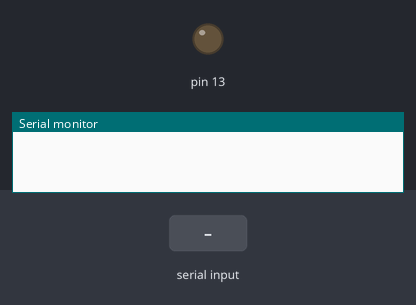
The sketch below on a simulated Arduino Uno, built with avr-gcc and run on an emulated ATmega328P. Shown: output pins drawn as LEDs (lit = HIGH), the last lines printed to the serial monitor. The test bench sets the inputs (shaded band).

Above: at 1.2 s.
1.3 s: "red" received over Serial
At 2.2 s:
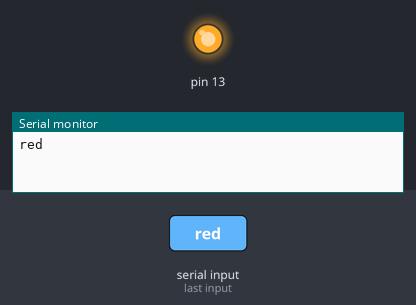
2.8 s: "green" received over Serial
4.3 s: "blue" received over Serial
Timing chart, 0 to 7.3 s (numbered marks = the images above; inputs shaded):
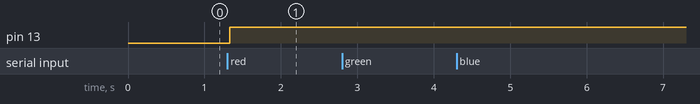

The sketch:

sketch_may17a.ino
```cpp
String text;

void setup() {
    pinMode(13,OUTPUT);
    Serial.begin(9600);
}

void loop() {
    while (Serial.available()) {
        delay(10);
        char c = Serial.read();
        text += c;
    }

    if (text.length()>0) {
        Serial.println(text);
        if (text=="red") {
          digitalWrite(13,HIGH);
        }
        if (text=="green") {
          digitalWrite(12,HIGH);
        }
        if (text=="blue") {
          digitalWrite(11,HIGH);
        }
        if (text=="red off") {
          digitalWrite(13,LOW);
        }
        if (text=="blue off") {
          digitalWrite(11,LOW);
        }
        if (text=="green off") {
          digitalWrite(12,LOW);
        }
        if (text=="all off") {
          digitalWrite(13,LOW);
          digitalWrite(12,LOW);
          digitalWrite(11,LOW);
        }
        if (text=="all") {
          digitalWrite(13,HIGH);
          digitalWrite(12,HIGH);
          digitalWrite(11,HIGH);
        }

        text = "";
    }
}
```

Measured:
- after the input at 1.3 s, pin 13: LOW → HIGH at once
